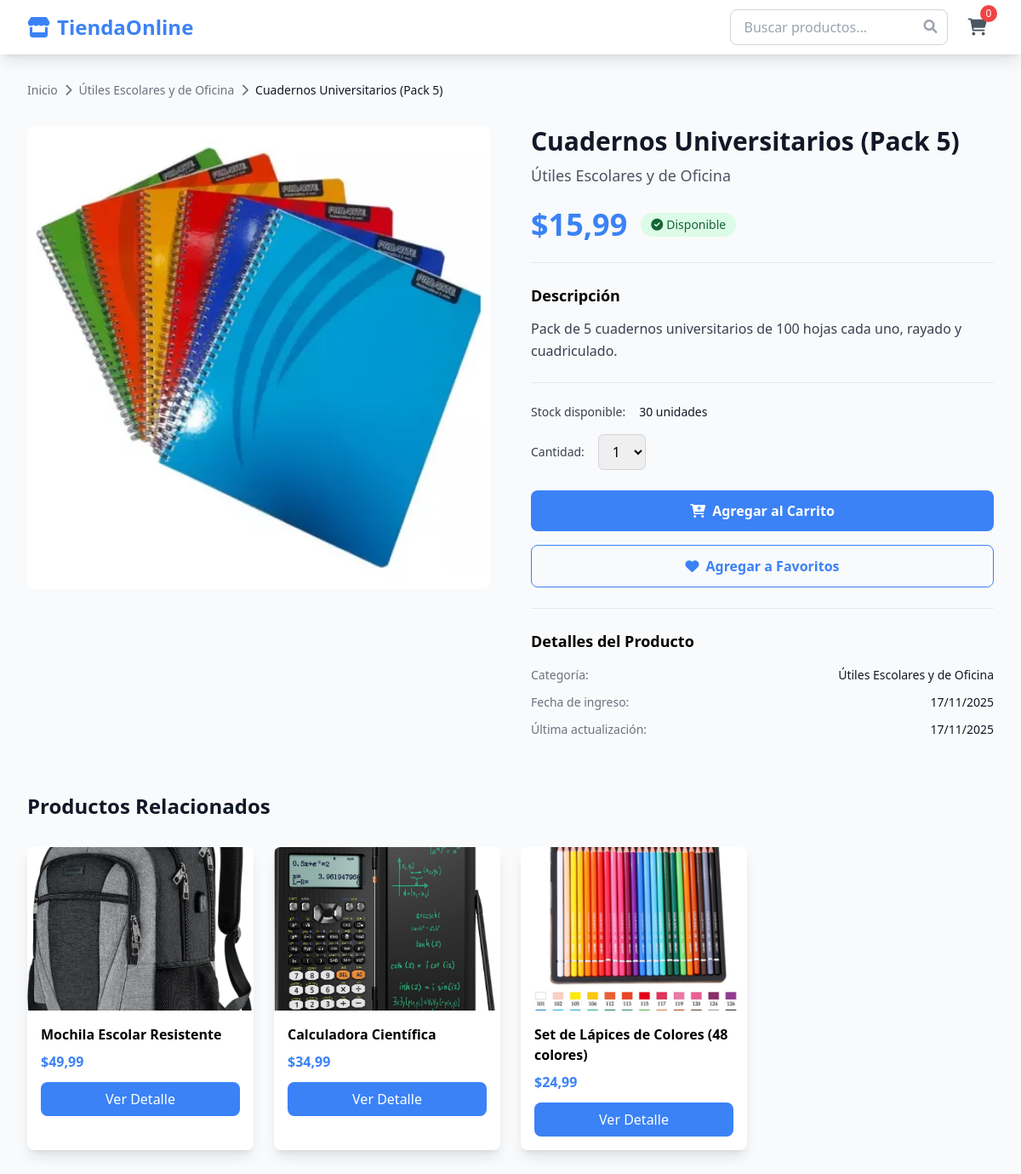
The app's page /api/producto/19/ with its own data.
### tienda/models.py (models this page shows, shortened)
class Producto(models.Model):
    nombre = models.CharField(max_length=200)
    descripcion = models.TextField()
    precio = models.DecimalField(max_digits=10, decimal_places=2)
    categoria = models.ForeignKey(Categoria, on_delete=models.CASCADE, related_name='productos')
    imagen = models.ImageField(upload_to='productos/', blank=True, null=True)
    stock = models.PositiveIntegerField(default=0)
    activo = models.BooleanField(default=True)
    fecha_creacion = models.DateTimeField(auto_now_add=True)
    fecha_actualizacion = models.DateTimeField(auto_now=True)
    class Meta:
        verbose_name = 'Producto'
        verbose_name_plural = 'Productos'
        ordering = ['-fecha_creacion']
    @property
    def disponible(self):
        return self.activo and self.stock > 0

class Categoria(models.Model):
    nombre = models.CharField(max_length=100)
    descripcion = models.TextField(blank=True)
    imagen = models.ImageField(upload_to='categorias/', blank=True, null=True)
    activa = models.BooleanField(default=True)
    fecha_creacion = models.DateTimeField(auto_now_add=True)
    class Meta:
        verbose_name = 'Categoría'
        verbose_name_plural = 'Categorías'

### tienda/views.py (the view)
# urls.py: path('producto/<int:producto_id>/', views.detalle_producto, name='detalle_producto'),
def detalle_producto(request, producto_id):
    producto = get_object_or_404(Producto, id=producto_id, activo=True)
    productos_relacionados = Producto.objects.filter(
        categoria=producto.categoria,
        activo=True
    ).exclude(id=producto.id)[:4]
    context = {
        'producto': producto,
        'productos_relacionados': productos_relacionados,
        'titulo': f'{producto.nombre} - Detalle'
    }
    return render(request, 'tienda/detalle_producto.html', context)

### templates/tienda/detalle_producto.html
{% extends 'base.html' %}
{% block content %}
<div class="max-w-7xl mx-auto px-4 sm:px-6 lg:px-8 py-8">
    <nav class="mb-8">
        <ol class="flex items-center space-x-2 text-sm text-gray-500">
            <li><a href="{% url 'tienda:home' %}" class="hover:text-primary">Inicio</a></li>
            <li><i class="fas fa-chevron-right"></i></li>
            <li><a href="#" class="hover:text-primary">{{ producto.categoria.nombre }}</a></li>
            <li><i class="fas fa-chevron-right"></i></li>
            <li class="text-gray-900">{{ producto.nombre }}</li>
        </ol>
    </nav>
    <div class="grid grid-cols-1 lg:grid-cols-2 gap-12">
        <div class="space-y-4">
            <div class="aspect-square bg-gray-100 rounded-lg overflow-hidden">
                {% if producto.imagen %}
                <img src="{{ producto.imagen.url }}" alt="{{ producto.nombre }}"
                     class="w-full h-full object-cover">
                {% else %}
                <div class="w-full h-full flex items-center justify-center bg-gradient-to-br from-gray-200 to-gray-300">
                    <i class="fas fa-image text-gray-400 text-6xl"></i>
                </div>
                {% endif %}
            </div>
        </div>
        <div class="space-y-6">
            <div>
                <h1 class="text-3xl font-bold text-gray-900 mb-2">{{ producto.nombre }}</h1>
                <p class="text-lg text-gray-600">{{ producto.categoria.nombre }}</p>
            </div>
            <div class="flex items-center space-x-4">
                <span class="text-4xl font-bold text-primary">${{ producto.precio }}</span>
                {% if producto.disponible %}
                <span class="bg-green-100 text-green-800 px-3 py-1 rounded-full text-sm font-medium">
                    <i class="fas fa-check-circle mr-1"></i>Disponible
                </span>
                {% else %}
                <span class="bg-red-100 text-red-800 px-3 py-1 rounded-full text-sm font-medium">
                    <i class="fas fa-times-circle mr-1"></i>Agotado
                </span>
                {% endif %}
            </div>
            <div class="border-t border-b border-gray-200 py-6">
                <h3 class="text-lg font-semibold mb-3">Descripción</h3>
                <p class="text-gray-700 leading-relaxed">{{ producto.descripcion }}</p>
            </div>
            <div class="space-y-4">
                <div class="flex items-center space-x-4">
                    <span class="text-sm font-medium text-gray-700">Stock disponible:</span>
                    <span class="text-sm text-gray-900">{{ producto.stock }} unidades</span>
                </div>
                <div class="flex items-center space-x-4">
                    <label for="quantity" class="text-sm font-medium text-gray-700">Cantidad:</label>
                    <select id="quantity" class="border border-gray-300 rounded-md px-3 py-2 focus:ring-2 focus:ring-primary focus:border-transparent">
                        {% for i in "12345"|make_list %}
                        <option value="{{ forloop.counter }}">{{ forloop.counter }}</option>
                        {% endfor %}
                    </select>
                </div>
            </div>
            <div class="space-y-4">
                {% if producto.disponible %}
                <button onclick="addToCart({{ producto.id }}, '{{ producto.nombre|escapejs }}', {{ producto.precio }}, '{% if producto.imagen %}{{ producto.imagen.url }}{% endif %}')"
                        class="w-full bg-primary text-white py-3 px-6 rounded-lg font-semibold hover:bg-secondary transition-colors">
                    <i class="fas fa-cart-plus mr-2"></i>Agregar al Carrito
                </button>
                {% else %}
                <button disabled class="w-full bg-gray-300 text-gray-500 py-3 px-6 rounded-lg font-semibold cursor-not-allowed">
                    <i class="fas fa-times mr-2"></i>Producto Agotado
                </button>
                {% endif %}
                <button class="w-full border border-primary text-primary py-3 px-6 rounded-lg font-semibold hover:bg-primary hover:text-white transition-colors">
                    <i class="fas fa-heart mr-2"></i>Agregar a Favoritos
                </button>
            </div>
            <div class="border-t border-gray-200 pt-6">
                <h3 class="text-lg font-semibold mb-4">Detalles del Producto</h3>
                <dl class="space-y-3">
                    <div class="flex justify-between">
                        <dt class="text-sm font-medium text-gray-500">Categoría:</dt>
                        <dd class="text-sm text-gray-900">{{ producto.categoria.nombre }}</dd>
                    </div>
                    <div class="flex justify-between">
                        <dt class="text-sm font-medium text-gray-500">Fecha de ingreso:</dt>
                        <dd class="text-sm text-gray-900">{{ producto.fecha_creacion|date:"d/m/Y" }}</dd>
                    </div>
                    <div class="flex justify-between">
                        <dt class="text-sm font-medium text-gray-500">Última actualización:</dt>
                        <dd class="text-sm text-gray-900">{{ producto.fecha_actualizacion|date:"d/m/Y" }}</dd>
                    </div>
                </dl>
            </div>
        </div>
    </div>
    {% if productos_relacionados %}
    <div class="mt-16">
        <h2 class="text-2xl font-bold text-gray-900 mb-8">Productos Relacionados</h2>
        <div class="grid grid-cols-1 sm:grid-cols-2 lg:grid-cols-4 gap-6">
            {% for producto_rel in productos_relacionados %}
            <div class="bg-white rounded-lg shadow-lg overflow-hidden hover:shadow-xl transition-shadow">
                {% if producto_rel.imagen %}
                <img src="{{ producto_rel.imagen.url }}" alt="{{ producto_rel.nombre }}" class="w-full h-48 object-cover">
                {% else %}
                <div class="w-full h-48 bg-gradient-to-br from-gray-200 to-gray-300 flex items-center justify-center">
                    <i class="fas fa-image text-gray-400 text-3xl"></i>
                </div>
                {% endif %}
                <div class="p-4">
                    <h3 class="font-semibold mb-2">{{ producto_rel.nombre }}</h3>
                    <p class="text-primary font-bold">${{ producto_rel.precio }}</p>
                    <a href="{% url 'tienda:detalle_producto' producto_rel.id %}"
                       class="mt-3 block text-center bg-primary text-white py-2 rounded-lg hover:bg-secondary transition-colors">
                        Ver Detalle
                    </a>
                </div>
            </div>
            {% endfor %}
        </div>
    </div>
    {% endif %}
</div>
{% endblock %}

### records on screen
Producto: categoria.nombre "Útiles Escolares y de Oficina", nombre "Cuadernos Universitarios (Pack 5)", imagen (picture), precio "15,99", descripcion "Pack de 5 cuadernos universitarios de 100 hojas cada uno, rayado y cuadriculado.", stock "30", fecha_creacion "17/11/2025", fecha_actualizacion "17/11/2025"
Producto: imagen (picture), nombre "Mochila Escolar Resistente", precio "49,99"
Producto: imagen (picture), nombre "Calculadora Científica", precio "34,99"
Producto: imagen (picture), nombre "Set de Lápices de Colores (48 colores)", precio "24,99"

### other values on screen
form field value "1"
